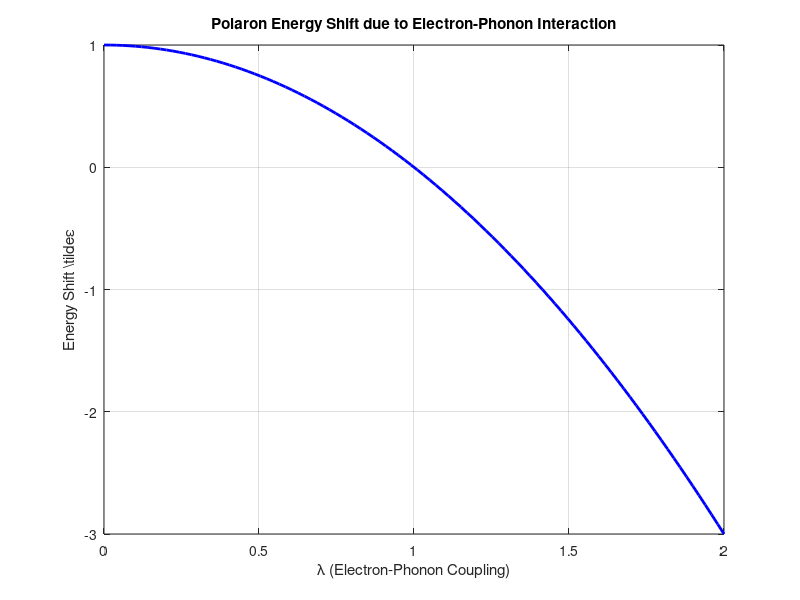
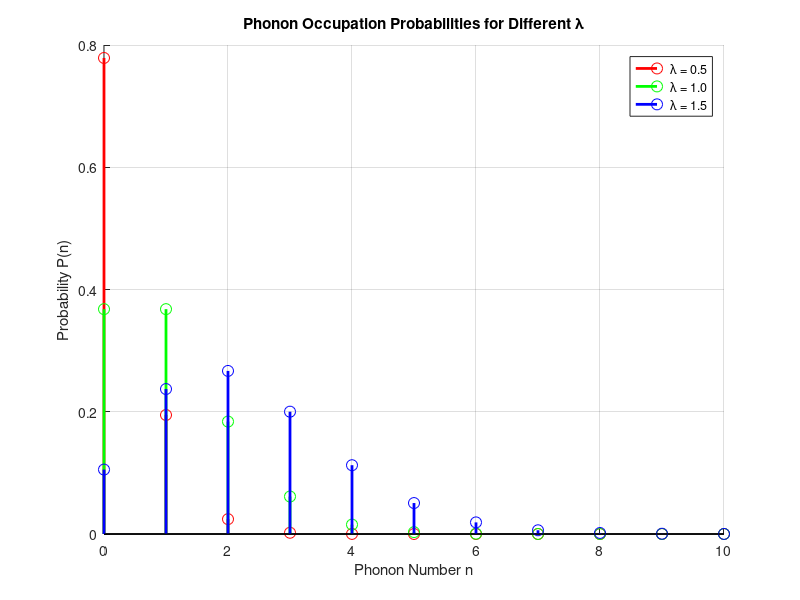

These figures' MATLAB source, in order:
% Holstein Hamiltonian Analysis in Octave
% Demonstrates polaron energy shift and phonon occupation probabilities
%
clear; clc; close all;

% Parameters
epsilon = 1.0;  % Electronic energy
omega = 1.0;    % Phonon energy
lambda_vals = linspace(0, 2, 100); % Electron-phonon coupling strengths

% Compute energy shift due to polaron formation
energy_shift = epsilon - (lambda_vals .^ 2) ./ omega;

% Plot the energy shift as a function of lambda
figure;
plot(lambda_vals, energy_shift, 'b-', 'LineWidth', 2);
xlabel('\lambda (Electron-Phonon Coupling)');
ylabel('Energy Shift \tilde{\epsilon}');
title('Polaron Energy Shift due to Electron-Phonon Interaction');
grid on;

% Compute phonon occupation probabilities for different lambda
N_phonons = 10; % Truncate phonon basis
lambda_test = [0.5, 1.0, 1.5]; % Specific lambda values to test
colors = {'r', 'g', 'b'};

figure;
hold on;
for i = 1:length(lambda_test)
    lambda = lambda_test(i);
    g = lambda / omega;
    phonon_probs = exp(-g^2) .* (g.^(2 * (0:N_phonons))) ./ factorial(0:N_phonons);
    phonon_probs = phonon_probs / sum(phonon_probs); % Normalize

    % Plot phonon probability distribution
    stem(0:N_phonons, phonon_probs, colors{i}, 'LineWidth', 2, 'MarkerSize', 8);
end
xlabel('Phonon Number n');
ylabel('Probability P(n)');
title('Phonon Occupation Probabilities for Different \lambda');
legend(arrayfun(@(x) sprintf('\\lambda = %.1f', x), lambda_test, 'UniformOutput', false));
grid on;
hold off;

disp('Simulation complete: Energy shift plotted and phonon occupation distributions analyzed.');
